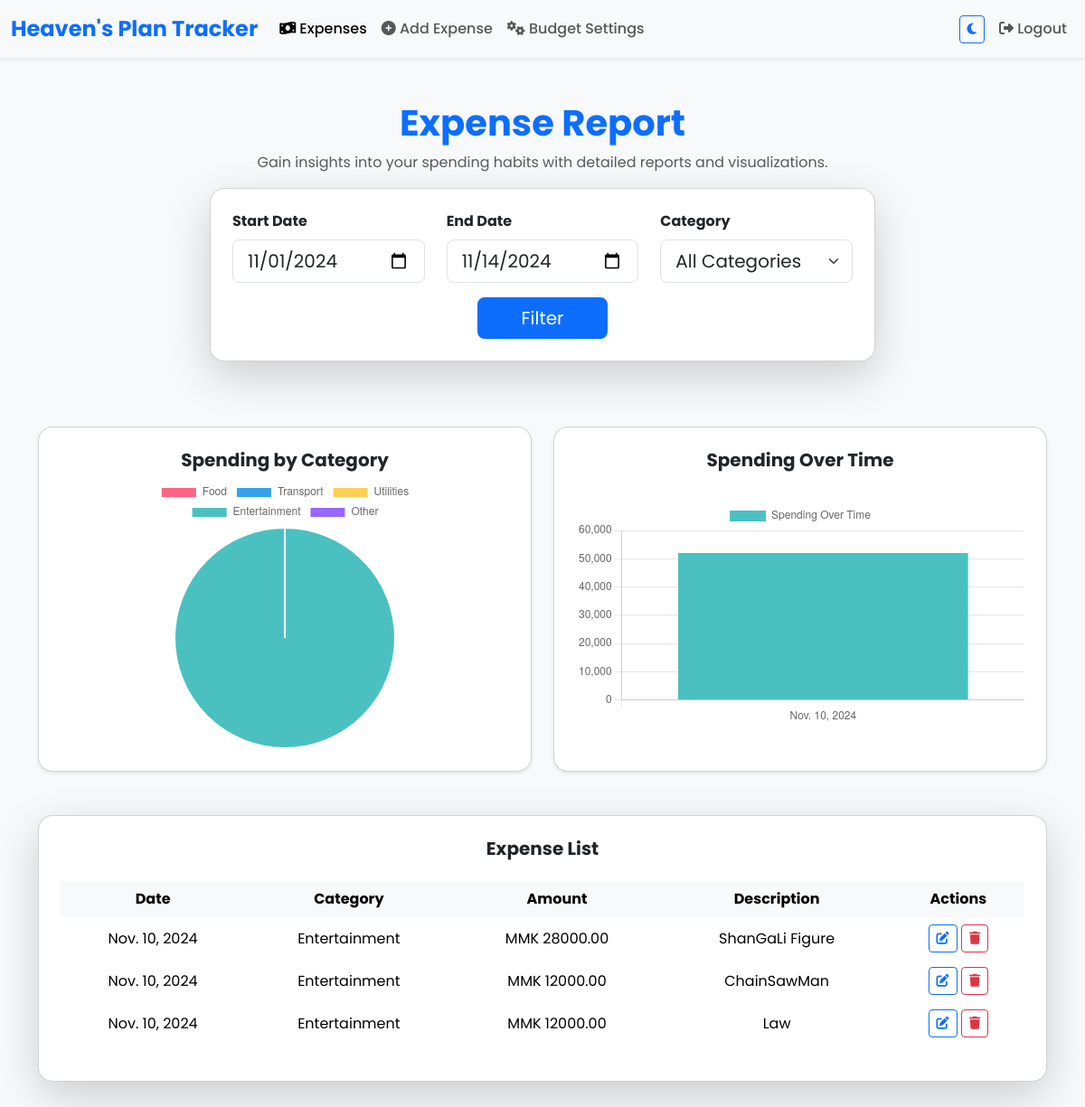
Screenshot of /expenses/ (signed in) with the database file from the repository.
### expense/models.py (models this page shows, shortened)
class Expense(models.Model):
    CATEGORY_CHOICES = [
        ('Food', 'Food'),
        ('Transport', 'Transport'),
        ('Utilities', 'Utilities'),
        ('Entertainment', 'Entertainment'),
        ('Other', 'Other'),
    ]
    user = models.ForeignKey(User, on_delete=models.CASCADE)
    date = models.DateField()
    amount = models.DecimalField(max_digits=10, decimal_places=2)
    category = models.CharField(max_length=50, choices=CATEGORY_CHOICES)
    description = models.TextField(blank=True, null=True)

### expense/views.py (the view)
# urls.py: path('', views.expense_list, name='expense_list'),    # Expense List URL
@login_required
def expense_list(request):
    today = timezone.now().date()
    start_date = request.GET.get('start_date')
    end_date = request.GET.get('end_date')
    if start_date:
        start_date = parse_date(start_date)  # Parse the start date if it's provided as a string
    else:
        start_date = today.replace(day=1)  # Default to the first day of the current month
    if end_date:
        end_date = parse_date(end_date)  # Parse the end date if it's provided as a string
    else:
        end_date = today  # Default to today
    expenses = Expense.objects.filter(user=request.user, date__range=[start_date, end_date])
    categories = ['Food', 'Transport', 'Utilities', 'Entertainment', 'Other']
    category_totals = {category: expenses.filter(category=category).aggregate(total=Sum('amount'))['total'] or 0 for category in categories}
    daily_expenses = expenses.annotate(day=TruncDay('date')).values('day').annotate(total=Sum('amount')).order_by('day')
    total_expenses = expenses.aggregate(total=Sum('amount'))['total'] or 0
    return render(request, 'expense/expense_list.html', {
        'expenses': expenses,
        'total_expenses': total_expenses,
        'start_date': start_date,
        'end_date': end_date,
        'category_totals': category_totals,
        'daily_expenses': daily_expenses,
    })

### templates/expense/expense_list.html (shortened to what this page needs)
{% extends 'base.html' %}
{% load static %}
{% block content %}
<div id="content-container" class="container my-5">
    <div class="row justify-content-center animate-fade-in">
        <div class="col-lg-8 text-center">
            <h2 class="display-6 fw-bold text-primary">Expense Report</h2>
            <p class="text-muted">Gain insights into your spending habits with detailed reports and visualizations.</p>
        </div>
    </div>
    <div class="row justify-content-center mb-4">
        <div class="col-lg-8 col-md-10">
            <div class="card shadow-lg p-4 rounded-4 animate-slide-up">
                <form method="GET" class="row gy-3">
                    <div class="col-md-4">
                        <label for="start_date" class="form-label fw-bold">Start Date</label>
                        <input type="date" class="form-control form-control-lg" name="start_date" value="{{ start_date|date:'Y-m-d' }}">
                    </div>
                    <div class="col-md-4">
                        <label for="end_date" class="form-label fw-bold">End Date</label>
                        <input type="date" class="form-control form-control-lg" name="end_date" value="{{ end_date|date:'Y-m-d' }}">
                    </div>
                    <div class="col-md-4">
                        <label for="category" class="form-label fw-bold">Category</label>
                        <select class="form-select form-select-lg" name="category">
                            <option value="">All Categories</option>
                        </select>
                    </div>
                    <div class="col-12 text-center mt-3">
                        <button type="submit" class="btn btn-primary btn-lg px-5">Filter</button>
                    </div>
                </form>
            </div>
        </div>
    </div>
    <div class="row gy-4 mt-5">
        <div class="col-lg-6 col-md-12">
            <div class="card shadow-sm p-4 h-100 rounded-4 animate-slide-up">
                <h5 class="fw-bold text-center">Spending by Category</h5>
                <div class="chart-container">
                    <canvas id="categoryChart"></canvas>
                </div>
            </div>
        </div>
        <div class="col-lg-6 col-md-12">
            <div class="card shadow-sm p-4 h-100 rounded-4 animate-slide-up">
                <h5 class="fw-bold text-center">Spending Over Time</h5>
                <div class="chart-container">
                    <canvas id="timeChart"></canvas>
                </div>
            </div>
        </div>
    </div>
    <div class="row mt-5">
        <div class="col-12">
            <div class="card shadow-lg p-4 rounded-4 animate-fade-in">
                <h5 class="fw-bold text-center mb-4">Expense List</h5>
                <div class="table-responsive custom-table">
                    <table class="table table-hover table-borderless align-middle text-center">
                        <thead class="table-light">
                            <tr>
                                <th>Date</th>
                                <th>Category</th>
                                <th>Amount</th>
                                <th>Description</th>
                                <th>Actions</th>
                            </tr>
                        </thead>
                        <tbody>
                            {% for expense in expenses %}
                            <tr>
                                <td>{{ expense.date }}</td>
                                <td>{{ expense.category }}</td>
                                <td>MMK {{ expense.amount }}</td>
                                <td>{{ expense.description }}</td>
                                <td>
                                    <button class="btn btn-sm btn-outline-primary" data-bs-toggle="modal" data-bs-target="#editExpenseModal" data-id="{{ expense.pk }}" title="Edit">
                                        <i class="fas fa-edit"></i>
                                    </button>
                                    <button class="btn btn-sm btn-outline-danger" data-bs-toggle="modal" data-bs-target="#deleteExpenseModal" data-id="{{ expense.pk }}" title="Delete">
                                        <i class="fas fa-trash"></i>
                                    </button>
                                </td>
                            </tr>
                            {% empty %}
                            <tr>
                                <td colspan="5" class="text-center">No expenses found for the selected criteria.</td>
                            </tr>
                            {% endfor %}
                        </tbody>
                    </table>
                </div>
            </div>
        </div>
    </div>
</div>
<script>
document.addEventListener("DOMContentLoaded", function() {
    var editExpenseModal = document.getElementById('editExpenseModal');
    editExpenseModal.addEventListener('show.bs.modal', function(event) {
        var button = event.relatedTarget;
        var expenseId = button.getAttribute('data-id');
        fetch(`{% url 'edit_expense' 0 %}`.replace('0', expenseId))
            .then(response => response.text())
            .then(data => {
                editExpenseModal.querySelector('.modal-body').innerHTML = data;
            });
    });
    var deleteExpenseModal = document.getElementById('deleteExpenseModal');
    deleteExpenseModal.addEventListener('show.bs.modal', function(event) {
        var button = event.relatedTarget;
        var expenseId = button.getAttribute('data-id');
        deleteExpenseModal.querySelector('form').action = `{% url 'delete_expense' 0 %}`.replace('0', expenseId);
    });
    // Initialize Charts
    new Chart(document.getElementById('categoryChart').getContext('2d'), {
        type: 'pie',
        data: {
            labels: ['Food', 'Transport', 'Utilities', 'Entertainment', 'Other'],
            datasets: [{
                data: [{{ category_totals.Food|default:0 }}, {{ category_totals.Transport|default:0 }}, {{ category_totals.Utilities|default:0 }}, {{ category_totals.Entertainment|default:0 }}, {{ category_totals.Other|default:0 }}],
                backgroundColor: ['#FF6384', '#36A2EB', '#FFCE56', '#4BC0C0', '#9966FF']
            }]
        },
        options: { responsive: true }
    });
    new Chart(document.getElementById('timeChart').getContext('2d'), {
        type: 'bar',
        data: {
            labels: [{% for entry in daily_expenses %}'{{ entry.day }}',{% endfor %}],
            datasets: [{
                label: 'Spending Over Time',
                data: [{% for entry in daily_expenses %}{{ entry.total|floatformat:2 }},{% endfor %}],
                backgroundColor: '#4BC0C0'
            }]
        },
        options: { responsive: true, scales: { y: { beginAtZero: true } } }
    });
});
</script>
{% endblock %}

### static/css/style.css (style rules this page uses)
body { font-family: 'Poppins', sans-serif; background-color: #f8f9fa; color: #343a40; margin: 0; padding: 0; box-sizing: border-box; }
.btn-primary { border: none; transition: background-color 0.3s ease; }
.custom-table { overflow-x: auto; scrollbar-width: thin; scrollbar-color: #007bff #f1f1f1; }

### templates/expense/expense_list.html (style rules this page uses)
.animate-fade-in { animation: fadeIn 1s ease forwards; opacity: 0; }
.animate-slide-up { animation: slideUp 0.8s ease forwards; opacity: 0; }
.chart-container { height: 300px; display: flex; align-items: center; justify-content: center; }

### rows the page displays
Expense: date "Nov. 10, 2024", category "Entertainment", amount "28000.00", description "ShanGaLi Figure"
Expense: date "Nov. 10, 2024", category "Entertainment", amount "12000.00", description "ChainSawMan"
Expense: date "Nov. 10, 2024", category "Entertainment", amount "12000.00", description "Law"

### other values shown
chart data {{ category_totals.Food|default:0 }} 0
chart data {{ category_totals.Transport|default:0 }} 0
chart data {{ category_totals.Utilities|default:0 }} 0
